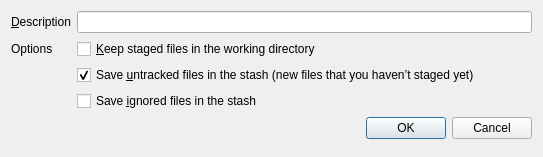
<?xml version="1.0" encoding="UTF-8"?>
<ui version="4.0">
 <class>StashDialog</class>
 <widget class="QDialog" name="StashDialog">
  <property name="windowModality">
   <enum>Qt::NonModal</enum>
  </property>
  <property name="enabled">
   <bool>true</bool>
  </property>
  <property name="geometry">
   <rect>
    <x>0</x>
    <y>0</y>
    <width>543</width>
    <height>157</height>
   </rect>
  </property>
  <property name="sizePolicy">
   <sizepolicy hsizetype="Preferred" vsizetype="Preferred">
    <horstretch>0</horstretch>
    <verstretch>0</verstretch>
   </sizepolicy>
  </property>
  <property name="windowTitle">
   <string>New stash</string>
  </property>
  <property name="sizeGripEnabled">
   <bool>false</bool>
  </property>
  <property name="modal">
   <bool>true</bool>
  </property>
  <layout class="QFormLayout" name="formLayout">
   <property name="fieldGrowthPolicy">
    <enum>QFormLayout::ExpandingFieldsGrow</enum>
   </property>
   <item row="0" column="0">
    <widget class="QLabel" name="messageLabel">
     <property name="text">
      <string>&amp;Description</string>
     </property>
     <property name="buddy">
      <cstring>messageEdit</cstring>
     </property>
    </widget>
   </item>
   <item row="0" column="1">
    <widget class="QLineEdit" name="messageEdit"/>
   </item>
   <item row="1" column="0">
    <widget class="QLabel" name="optionsLabel">
     <property name="text">
      <string>Options</string>
     </property>
    </widget>
   </item>
   <item row="1" column="1">
    <widget class="QCheckBox" name="keepIndexCheckBox">
     <property name="toolTip">
      <string>Tick this to leave all staged changes (already added to the index) intact in the working directory after stashing. They will be saved in the stash regardless.</string>
     </property>
     <property name="text">
      <string>&amp;Keep staged files in the working directory</string>
     </property>
    </widget>
   </item>
   <item row="2" column="1">
    <widget class="QCheckBox" name="includeUntrackedCheckBox">
     <property name="toolTip">
      <string>All untracked files will also be stashed and then cleaned up from the working directory.</string>
     </property>
     <property name="text">
      <string>Save &amp;untracked files in the stash (new files that you haven’t staged yet)</string>
     </property>
     <property name="checked">
      <bool>true</bool>
     </property>
    </widget>
   </item>
   <item row="3" column="1">
    <widget class="QCheckBox" name="includeIgnoredCheckBox">
     <property name="toolTip">
      <string>All ignored files will also be stashed and then cleaned up from the working directory.</string>
     </property>
     <property name="text">
      <string>Save &amp;ignored files in the stash</string>
     </property>
    </widget>
   </item>
   <item row="4" column="1">
    <widget class="QDialogButtonBox" name="buttonBox">
     <property name="orientation">
      <enum>Qt::Horizontal</enum>
     </property>
     <property name="standardButtons">
      <set>QDialogButtonBox::Cancel|QDialogButtonBox::Ok</set>
     </property>
     <property name="centerButtons">
      <bool>false</bool>
     </property>
    </widget>
   </item>
  </layout>
 </widget>
 <resources/>
 <connections>
  <connection>
   <sender>buttonBox</sender>
   <signal>rejected()</signal>
   <receiver>StashDialog</receiver>
   <slot>reject()</slot>
   <hints>
    <hint type="sourcelabel">
     <x>232</x>
     <y>149</y>
    </hint>
    <hint type="destinationlabel">
     <x>286</x>
     <y>156</y>
    </hint>
   </hints>
  </connection>
  <connection>
   <sender>buttonBox</sender>
   <signal>accepted()</signal>
   <receiver>StashDialog</receiver>
   <slot>accept()</slot>
   <hints>
    <hint type="sourcelabel">
     <x>396</x>
     <y>149</y>
    </hint>
    <hint type="destinationlabel">
     <x>364</x>
     <y>71</y>
    </hint>
   </hints>
  </connection>
 </connections>
</ui>
